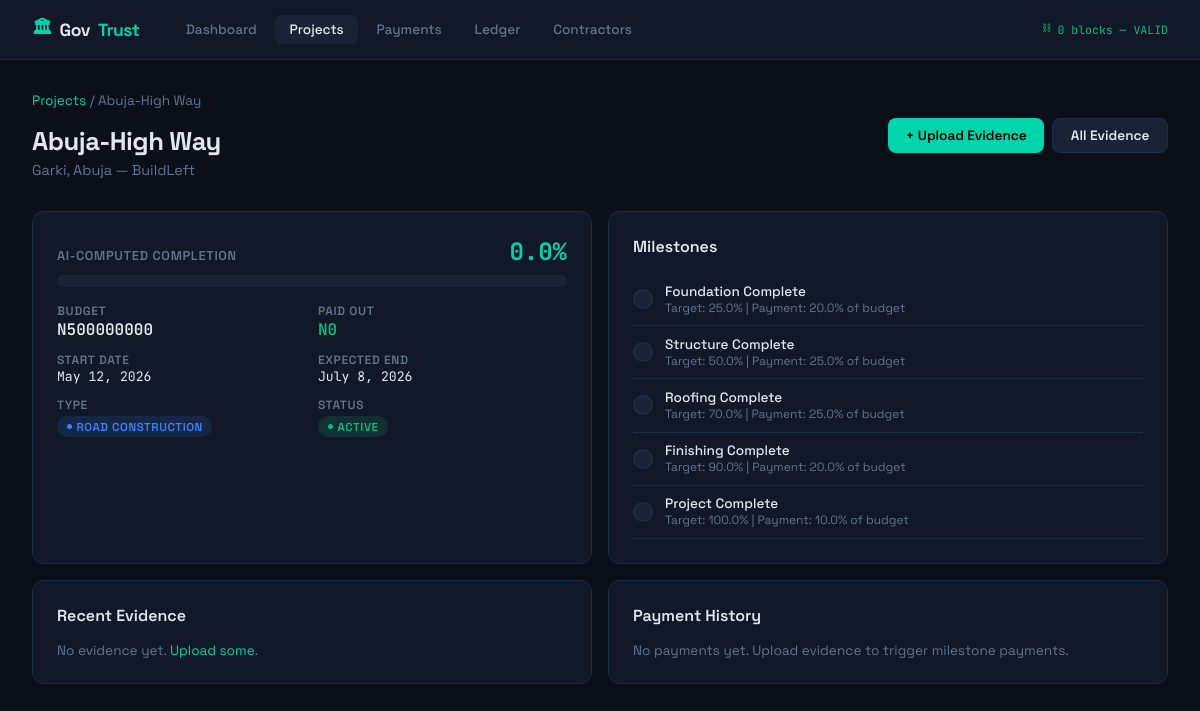
/projects/1/, run on the app's committed database.
### projects/models.py (models this page shows, shortened)
class Project(models.Model):
    STATUS_CHOICES = [
        ('pending', 'Pending'),
        ('active', 'Active'),
        ('paused', 'Paused'),
        ('completed', 'Completed'),
        ('disputed', 'Disputed'),
    ]
    PROJECT_TYPES = [
        ('road', 'Road Construction'),
        ('bridge', 'Bridge'),
        ('school', 'School Building'),
        ('hospital', 'Hospital'),
        ('water', 'Water Infrastructure'),
        ('power', 'Power Infrastructure'),
        ('housing', 'Housing'),
        ('other', 'Other'),
    ]
    title = models.CharField(max_length=300)
    project_type = models.CharField(max_length=50, choices=PROJECT_TYPES)
    description = models.TextField()
    contractor = models.ForeignKey(Contractor, on_delete=models.PROTECT, related_name='projects')
    location_name = models.CharField(max_length=200)
    latitude = models.FloatField()
    longitude = models.FloatField()
    total_budget = models.DecimalField(max_digits=15, decimal_places=2)
    start_date = models.DateField()
    expected_end_date = models.DateField()
    actual_end_date = models.DateField(null=True, blank=True)
    status = models.CharField(max_length=20, choices=STATUS_CHOICES, default='pending')
    completion_percentage = models.FloatField(default=0.0)
    amount_paid = models.DecimalField(max_digits=15, decimal_places=2, default=0)
    satellite_reference_image = models.ImageField(upload_to='satellite/', null=True, blank=True)
    created_by = models.ForeignKey(User, on_delete=models.SET_NULL, null=True)
    created_at = models.DateTimeField(auto_now_add=True)
    updated_at = models.DateTimeField(auto_now=True)

class Contractor(models.Model):
    name = models.CharField(max_length=200)
    company = models.CharField(max_length=200)
    email = models.EmailField(unique=True)
    phone = models.CharField(max_length=20)
    bank_account = models.CharField(max_length=50)
    registration_number = models.CharField(max_length=100, unique=True)
    created_at = models.DateTimeField(auto_now_add=True)

class ProjectMilestone(models.Model):
    project = models.ForeignKey(Project, on_delete=models.CASCADE, related_name='milestones')
    title = models.CharField(max_length=200)
    description = models.TextField()
    target_percentage = models.FloatField()  # e.g. 25% = first milestone
    payment_percentage = models.FloatField()  # % of total budget unlocked at this milestone
    achieved = models.BooleanField(default=False)
    achieved_at = models.DateTimeField(null=True, blank=True)

### projects/views.py (the view)
# urls.py: path('projects/<int:pk>/', views.project_detail, name='project_detail'),
def project_detail(request, pk):
    project = get_object_or_404(Project, pk=pk)
    evidence = project.evidence.order_by('-uploaded_at')[:5]
    payments = project.payments.order_by('-created_at')[:5]
    snapshots = project.snapshots.order_by('-snapshot_date')[:10]
    milestones = project.milestones.order_by('target_percentage')
    return render(request, 'projects/project_detail.html', {
        'project': project,
        'evidence': evidence,
        'payments': payments,
        'snapshots': snapshots,
        'milestones': milestones,
    })

### templates/projects/project_detail.html (shortened to what this page needs)
{% extends 'base.html' %}
{% block content %}
<div class="page-header flex-between">
  <div>
    <div class="text-muted mb-2"><a href="{% url 'project_list' %}">Projects</a> / {{ project.title }}</div>
    <h1>{{ project.title }}</h1>
    <p>{{ project.location_name }} &mdash; {{ project.contractor.company }}</p>
  </div>
  <div class="flex gap-1">
    <a href="{% url 'upload_evidence' project.pk %}" class="btn btn-primary">+ Upload Evidence</a>
    <a href="{% url 'evidence_list' project.pk %}" class="btn btn-secondary">All Evidence</a>
  </div>
</div>
<div class="grid grid-2 mb-2">
  <div class="card">
    <div style="margin-bottom:1rem"><div style="display:flex;justify-content:space-between;align-items:baseline;margin-bottom:.5rem"><span style="font-size:.8rem;color:var(--muted);text-transform:uppercase;letter-spacing:.05em;font-weight:600">AI-Computed Completion</span><span class="mono" style="font-size:1.5rem;font-weight:700;color:var(--accent)">{{ project.completion_percentage|floatformat:1 }}%</span></div><div class="progress-wrap" style="height:12px"><div class="progress-bar green" style="width:{{ project.completion_percentage }}%"></div></div></div>
    <div class="grid grid-2" style="gap:.75rem">
      <div><div class="stat-label">Budget</div><div style="font-family:var(--mono);font-weight:600">N{{ project.total_budget|floatformat:0 }}</div></div>
      <div><div class="stat-label">Paid Out</div><div style="font-family:var(--mono);font-weight:600;color:var(--success)">N{{ project.amount_paid|floatformat:0 }}</div></div>
      <div><div class="stat-label">Start Date</div><div class="mono">{{ project.start_date }}</div></div>
      <div><div class="stat-label">Expected End</div><div class="mono">{{ project.expected_end_date }}</div></div>
      <div><div class="stat-label">Type</div><span class="badge badge-blue">{{ project.get_project_type_display }}</span></div>
      <div><div class="stat-label">Status</div>{% if project.status == 'active' %}<span class="badge badge-green">Active</span>{% elif project.status == 'completed' %}<span class="badge badge-blue">Completed</span>{% else %}<span class="badge badge-gray">{{ project.status }}</span>{% endif %}</div>
    </div>
  </div>
  <div class="card">
    <div style="font-weight:600;margin-bottom:1rem">Milestones</div>
    {% for m in milestones %}
    <div style="display:flex;align-items:center;gap:.75rem;padding:.6rem 0;border-bottom:1px solid var(--border)">
      <div style="width:20px;height:20px;border-radius:50%;background:{% if m.achieved %}var(--success){% else %}var(--surface2){% endif %};border:2px solid {% if m.achieved %}var(--success){% else %}var(--border){% endif %};flex-shrink:0"></div>
      <div style="flex:1"><div style="font-size:.85rem;font-weight:500">{{ m.title }}</div><div style="font-size:.75rem;color:var(--muted)">Target: {{ m.target_percentage }}% | Payment: {{ m.payment_percentage }}% of budget</div></div>
    </div>
    {% endfor %}
  </div>
</div>
<div class="grid grid-2">
  <div class="card">
    <div style="font-weight:600;margin-bottom:1rem">Recent Evidence</div>
    {% for ev in evidence %}
    <div style="display:flex;align-items:center;gap:.75rem;padding:.6rem 0;border-bottom:1px solid var(--border)">
      <img src="{{ ev.image.url }}" style="width:48px;height:48px;object-fit:cover;border-radius:6px;flex-shrink:0">
      <div style="flex:1">
        <div style="font-size:.85rem;font-weight:500">{{ ev.get_source_display }}</div>
        <div style="font-size:.75rem;color:var(--muted)">{{ ev.uploaded_at|date:"M d, Y H:i" }} &mdash; <span class="badge {% if ev.status == 'analyzed' %}badge-green{% else %}badge-yellow{% endif %}">{{ ev.status }}</span></div>
        {% if ev.status == 'analyzed' and ev.analysis %}<div style="font-size:.75rem;color:var(--accent);margin-top:.25rem">Score: {{ ev.analysis.completion_score|floatformat:1 }}% (conf: {{ ev.analysis.confidence|floatformat:2 }})</div>{% endif %}
      </div>
      <a href="/monitoring/api/evidence/{{ ev.pk }}/analysis/" class="btn btn-secondary btn-sm" target="_blank">JSON</a>
    </div>
    {% empty %}<div class="text-muted">No evidence yet. <a href="{% url 'upload_evidence' project.pk %}">Upload some</a>.</div>{% endfor %}
  </div>
  <div class="card">
    <div style="font-weight:600;margin-bottom:1rem">Payment History</div>
    {% for pay in payments %}
    <div style="display:flex;align-items:center;gap:.75rem;padding:.6rem 0;border-bottom:1px solid var(--border)">
      <div style="flex:1">
        <div style="font-family:var(--mono);font-weight:600">N{{ pay.amount|floatformat:2 }}</div>
        <div style="font-size:.75rem;color:var(--muted)">{{ pay.reference }} &mdash; {{ pay.created_at|date:"M d, Y" }}</div>
        {% if pay.blockchain_tx_hash %}<div style="font-size:.7rem;color:var(--success);font-family:var(--mono)">TX: {{ pay.blockchain_tx_hash|slice:":20" }}...</div>{% endif %}
      </div>
      {% if pay.status == 'released' %}<span class="badge badge-green">Released</span>{% elif pay.status == 'pending' %}<span class="badge badge-yellow">Pending</span>{% else %}<span class="badge badge-gray">{{ pay.status }}</span>{% endif %}
      <a href="{% url 'payment_detail' pay.pk %}" class="btn btn-secondary btn-sm">View</a>
    </div>
    {% empty %}<div class="text-muted">No payments yet. Upload evidence to trigger milestone payments.</div>{% endfor %}
  </div>
</div>
{% endblock %}

### templates/base.html (shortened to what this page needs)
<!DOCTYPE html>
<html lang="en">
<head>
</head>
<body>
<nav class="nav">
  <div class="nav-logo">🏛 <span>Gov</span>Trust</div>
  <div class="nav-links">
    <a href="{% url 'dashboard' %}" {% if request.resolver_match.url_name == 'dashboard' %}class="active"{% endif %}>
      <span>Dashboard</span>
    </a>
    <a href="{% url 'project_list' %}" {% if 'project' in request.resolver_match.url_name %}class="active"{% endif %}>
      <span>Projects</span>
    </a>
    <a href="{% url 'payment_list' %}" {% if 'payment' in request.resolver_match.url_name %}class="active"{% endif %}>
      <span>Payments</span>
    </a>
    <a href="{% url 'ledger_view' %}" {% if 'ledger' in request.resolver_match.url_name %}class="active"{% endif %}>
      <span>Ledger</span>
    </a>
    <a href="{% url 'contractor_list' %}">
      <span>Contractors</span>
    </a>
  </div>
  <div class="chain-indicator" id="chain-status">Verifying chain...</div>
</nav>
<div class="container">
  {% block content %}{% endblock %}
</div>
</body>
</html>

### templates/base.html (style rules this page uses)
:root { --bg: #0b0f1a; --surface: #111827; --surface2: #1a2236; --border: #1e2d45; --accent: #00d4aa; --accent2: #3b82f6; --warn: #f59e0b; --danger: #ef4444; --success: #10b981; --text: #e2e8f0; --muted: #64748b; --mono: 'JetBrains Mono', monospace; --sans: 'Space Grotesk', sans-serif; }
* { box-sizing: border-box; margin: 0; padding: 0; }
body { background: var(--bg); color: var(--text); font-family: var(--sans); min-height: 100vh; }
a { color: var(--accent); text-decoration: none; }
.nav { background: var(--surface); border-bottom: 1px solid var(--border); padding: 0 2rem; display: flex; align-items: center; gap: 2rem; height: 60px; position: sticky; top: 0; z-index: 100; }
.nav-logo { font-size: 1.1rem; font-weight: 700; color: var(--accent); letter-spacing: -0.5px; display: flex; align-items: center; gap: 0.5rem; }
.nav-logo span { color: var(--text); }
.nav-links { display: flex; gap: 0.25rem; flex: 1; }
.nav-links a { padding: 0.4rem 0.9rem; border-radius: 6px; font-size: 0.85rem; font-weight: 500; color: var(--muted); transition: all 0.15s; }
.nav-links a:hover, .nav-links a.active { background: var(--surface2); color: var(--text); }
.container { max-width: 1280px; margin: 0 auto; padding: 2rem; }
.page-header { margin-bottom: 2rem; }
.page-header h1 { font-size: 1.6rem; font-weight: 700; letter-spacing: -0.5px; }
.page-header p { color: var(--muted); margin-top: 0.25rem; font-size: 0.9rem; }
.card { background: var(--surface); border: 1px solid var(--border); border-radius: 12px; padding: 1.5rem; }
.grid { display: grid; gap: 1rem; }
.grid-2 { grid-template-columns: repeat(2, 1fr); }
.stat-label { font-size: 0.75rem; color: var(--muted); text-transform: uppercase; letter-spacing: 0.05em; font-weight: 600; }
.progress-wrap { background: var(--surface2); border-radius: 99px; height: 8px; overflow: hidden; }
.badge { display: inline-flex; align-items: center; gap: 0.3rem; padding: 0.2rem 0.6rem; border-radius: 99px; font-size: 0.72rem; font-weight: 600; text-transform: uppercase; letter-spacing: 0.05em; }
.badge-green { background: rgba(16,185,129,0.15); color: var(--success); }
.badge-blue { background: rgba(59,130,246,0.15); color: var(--accent2); }
.badge::before { content: ''; width: 5px; height: 5px; border-radius: 50%; background: currentColor; }
.btn { display: inline-flex; align-items: center; gap: 0.4rem; padding: 0.5rem 1.1rem; border-radius: 8px; font-family: var(--sans); font-size: 0.85rem; font-weight: 600; cursor: pointer; border: none; transition: all 0.15s; }
.btn-primary { background: var(--accent); color: #000; }
.btn-secondary { background: var(--surface2); color: var(--text); border: 1px solid var(--border); }
.mono { font-family: var(--mono); font-size: 0.82rem; }
.flex { display: flex; }
.flex-between { display: flex; justify-content: space-between; align-items: center; }
.gap-1 { gap: 0.5rem; }
.mb-2 { margin-bottom: 1rem; }
.text-muted { color: var(--muted); font-size: 0.85rem; }
.chain-indicator { font-family: var(--mono); font-size: 0.72rem; color: var(--success); display: flex; align-items: center; gap: 0.4rem; }
.chain-indicator::before { content: '⛓'; }

### data on the page
Project: title "Abuja-High Way", location_name "Garki, Abuja", contractor.company "BuildLeft", completion_percentage "0.0", total_budget "500000000", amount_paid "0", start_date "May 12, 2026", expected_end_date "July 8, 2026", project_type "ROAD CONSTRUCTION"
ProjectMilestone: achieved False (drawn), title "Foundation Complete", target_percentage "25.0", payment_percentage "20.0"
ProjectMilestone: achieved False (drawn), title "Structure Complete", target_percentage "50.0", payment_percentage "25.0"
ProjectMilestone: achieved False (drawn), title "Roofing Complete", target_percentage "70.0", payment_percentage "25.0"
ProjectMilestone: achieved False (drawn), title "Finishing Complete", target_percentage "90.0", payment_percentage "20.0"
ProjectMilestone: achieved False (drawn), title "Project Complete", target_percentage "100.0", payment_percentage "10.0"
